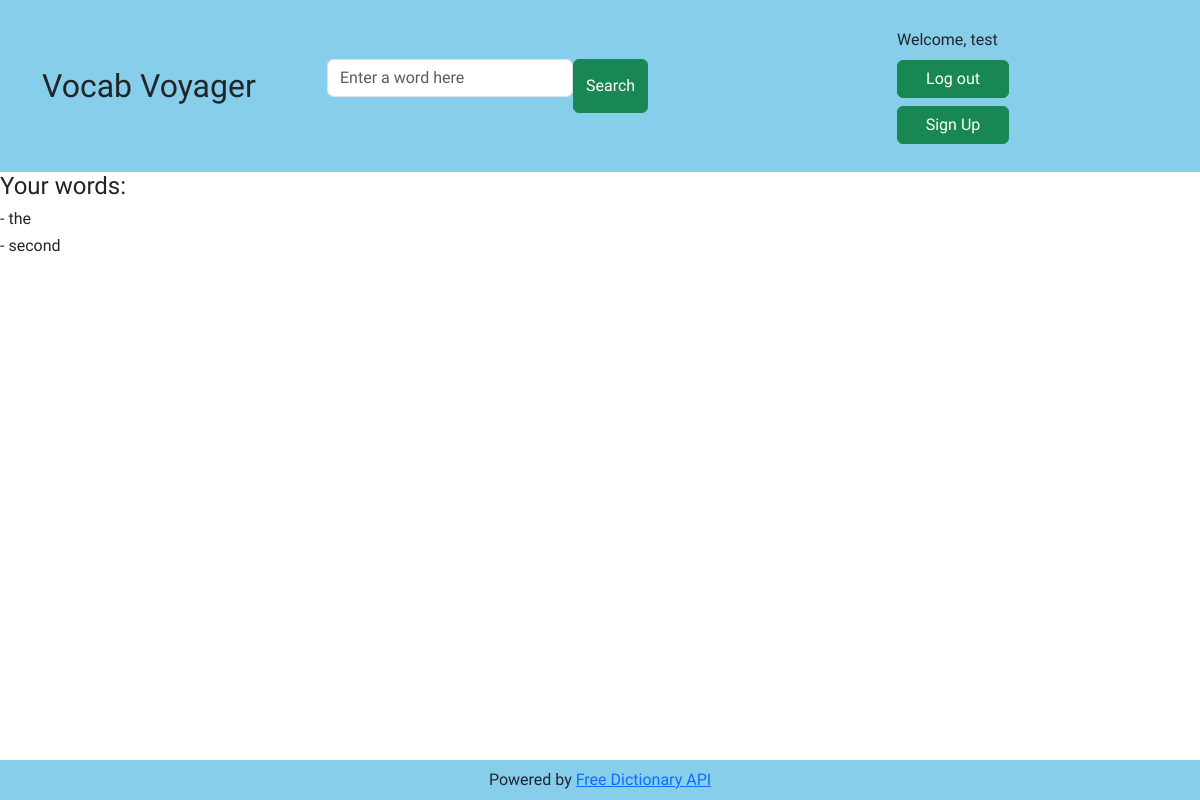
Page / (signed in) on the earlier database version.
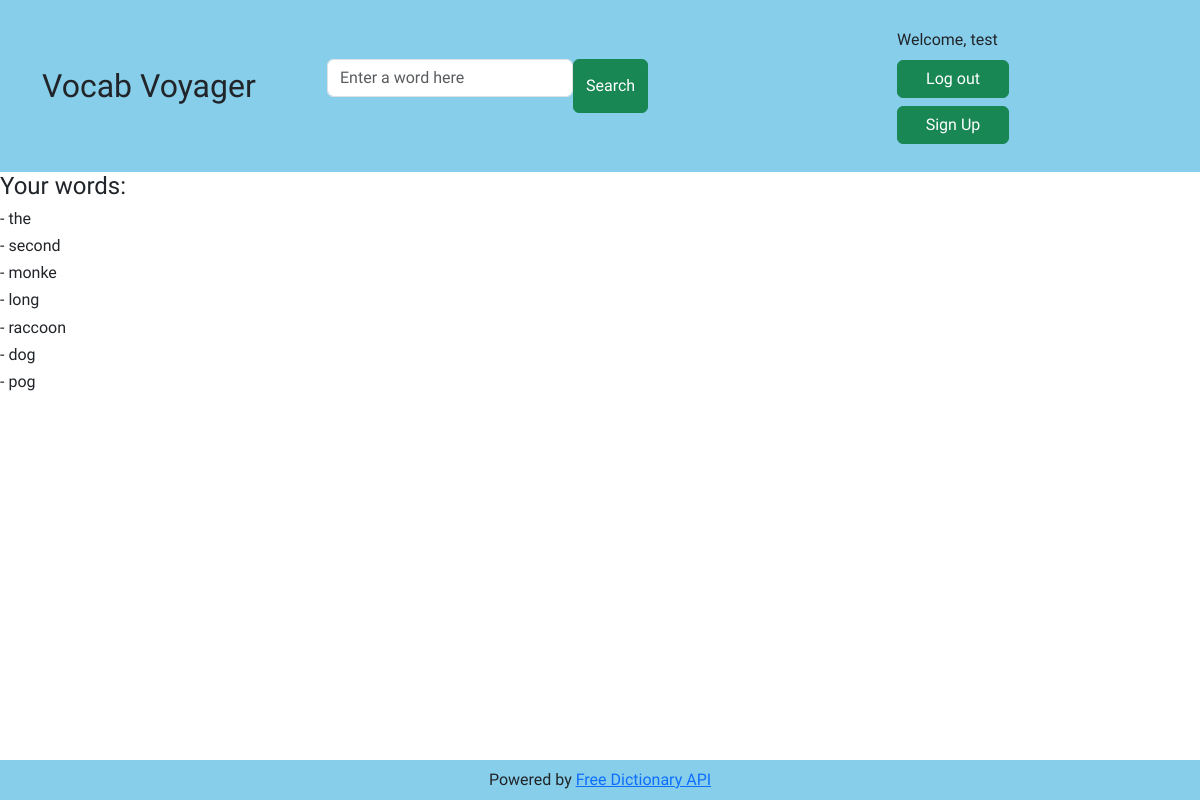
Same page on the later database version.
### dictionary/models.py (models this page shows, shortened)
class VocabTerm(models.Model):
    user = models.ForeignKey(User, on_delete=models.CASCADE)
    word = models.CharField(max_length=50)
    date_added = models.DateTimeField(auto_now_add=True)
    class Meta:
        constraints = [
            models.UniqueConstraint(fields=['user', 'word'], name='unique_vocab_term')
        ]

### dictionary/views.py (the view)
# urls.py: path('', views.home, name='home'),
def home(request):
    if request.method == 'POST':
        form = WordForm(request.POST)
        if form.is_valid():
            word = form.cleaned_data['word']
            print(word)
            return redirect('definition', search_query = word)
    else:
        form = WordForm()
    if request.user.is_authenticated:
        return render(request, 'dictionary/home.html', {'search_bar': form, 'terms': VocabTerm.objects.filter(user=request.user)})
    else:
        return render(request, 'dictionary/base.html', {'search_bar': form})

### dictionary/forms.py
class WordForm(forms.Form):
    word = forms.CharField(
        label = False,
        max_length = 50,
        widget = forms.TextInput(attrs={'placeholder': 'Enter a word here'})
    )

### dictionary/templates/dictionary/home.html
{% extends "dictionary/base.html" %}
{% block user_words %}
    <h4>Your words:</h4>
    {% for vocab_term in terms %}
        <h6>- {{ vocab_term.word }}</h6>
    {% endfor %}
{% endblock %}

Differences in the rows shown:
added VocabTerm: word "monke"
added VocabTerm: word "long"
added VocabTerm: word "raccoon"
added VocabTerm: word "dog"
added VocabTerm: word "pog"
